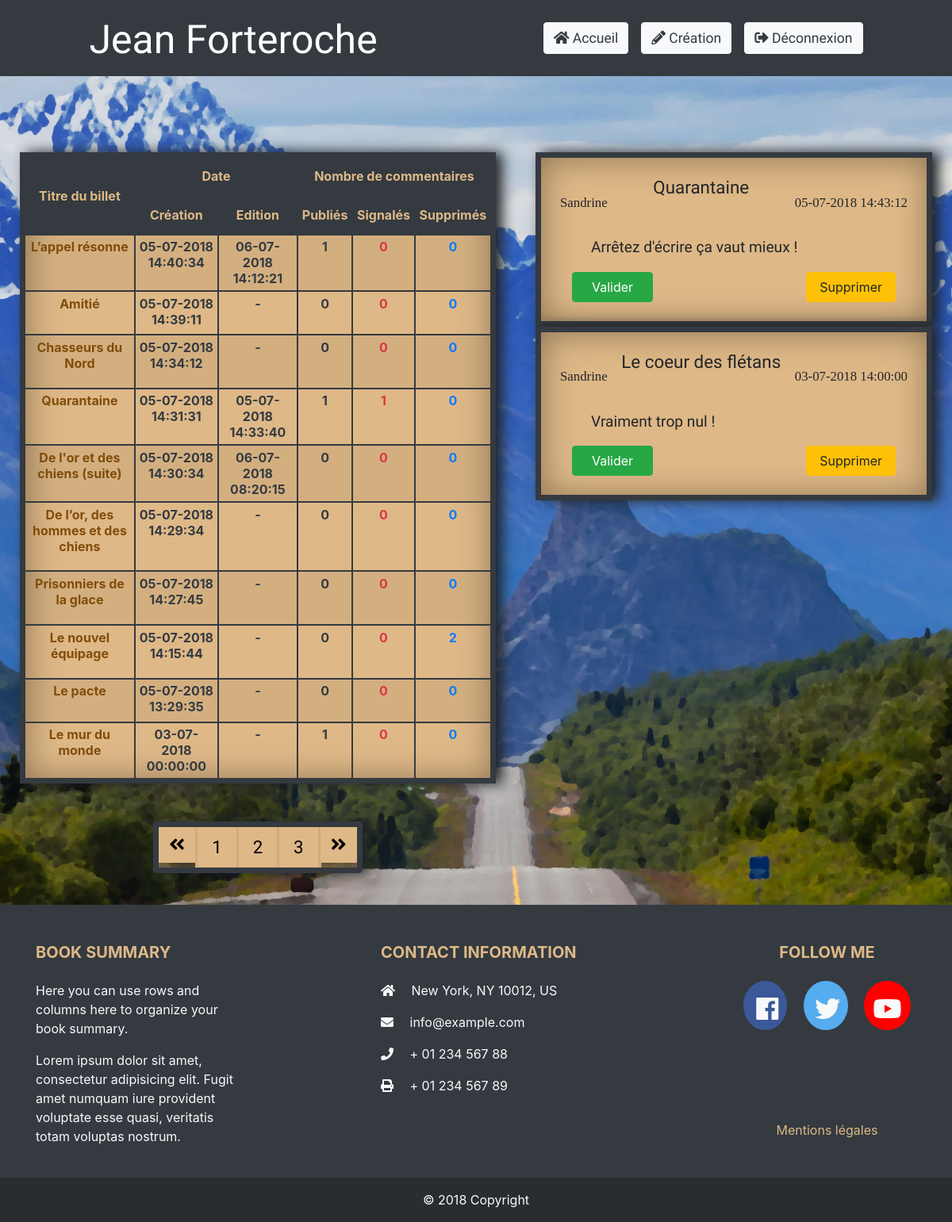
Screenshot of / (signed in) with the database file from the repository.
### tables this page shows
CREATE TABLE IF NOT EXISTS `comments` (
  `id_comment` int(11) NOT NULL AUTO_INCREMENT,
  `author` varchar(45) NOT NULL,
  `comment_content` varchar(255) NOT NULL,
  `status` tinyint(4) NOT NULL,
  `comment_date` datetime NOT NULL,
  `update_date` datetime DEFAULT NULL,
  `Posts_id_post` int(10) UNSIGNED DEFAULT NULL,
  `User_id_user` int(11) UNSIGNED DEFAULT NULL,
  PRIMARY KEY (`id_comment`),
  KEY `fk_Comments_Posts1_idx` (`Posts_id_post`),
  KEY `fk_Comments_Admin1_idx` (`User_id_user`)
);

CREATE TABLE IF NOT EXISTS `posts` (
  `id_post` int(10) UNSIGNED NOT NULL AUTO_INCREMENT,
  `title` varchar(128) NOT NULL,
  `post_content` longblob NOT NULL,
  `status` tinyint(4) NOT NULL,
  `creation_date` datetime NOT NULL,
  `update_date` datetime DEFAULT NULL,
  `User_id_user` int(11) DEFAULT NULL,
  PRIMARY KEY (`id_post`),
  KEY `fk_Posts_Admin1_idx` (`User_id_user`)
);

### app/Utils/Config.php (called while the page is built, shortened)
<?php
class Config
{
    public static function getConfig($param)
    {
        $config = parse_ini_file(__DIR__.'/../config.conf');
        return false;
    }
}

### app/Utils/PageTemplate.php (called while the page is built, shortened)
<?php
class PageTemplate
{
    public function __construct()
    {
        $this->basePath = Config::getConfig('BASE_PATH');
    }
}

### app/Models/PostsModel.php (called while the page is built, shortened)
<?php
class PostsModel
{
    private $id_post;
    private $title;
    private $creation_date;
    private $update_date;
    private $numberCommentsPublished;
    private $numberCommentsReported;
    private $numberCommentsDeleted;
    public function __construct()
    {
        $this->numberCommentsPublished = $this->getNumberCommentsPublishedByPost();
        $this->numberCommentsReported = $this->getNumberCommentsReportedByPost();
        $this->numberCommentsDeleted = $this->getNumberCommentsDeletedByPost();
    }
    public static function findAll()
    {
        $sql = '
            SELECT id_post, title, post_content, status, creation_date, update_date
            FROM posts
            ORDER BY creation_date DESC
            LIMIT 0, 10
        ';
        $pdo = Database::dbConnect();
        $pdoStatement = $pdo->query($sql);
        $results = $pdoStatement->fetchAll(PDO::FETCH_CLASS, self::class);
        return $results;
    }
    public function getNumberCommentsPublishedByPost()
    {
        $sql = '
            SELECT COUNT(*)
            FROM comments AS c
            INNER JOIN posts AS p
            ON c.Posts_id_post = p.id_post
            WHERE (c.status = 0 OR c.status = 1 OR c.status = 2) AND p.id_post = :id_post
            ORDER BY c.comment_date DESC
            ';
        $pdo = Database::dbConnect();
        $pdoStatement = $pdo->prepare($sql);
        $pdoStatement->bindValue(':id_post', $this->id_post, PDO::PARAM_INT);
        $pdoStatement->execute();
        return $pdoStatement->fetchColumn();
    }
    public function getNumberCommentsReportedByPost()
    {
        $sql = '
            SELECT COUNT(*)
            FROM comments AS c
            INNER JOIN posts AS p
            ON c.Posts_id_post = p.id_post
            WHERE c.status = 1 AND p.id_post = :id_post
            ORDER BY c.comment_date DESC
            ';
        $pdo = Database::dbConnect();
        $pdoStatement = $pdo->prepare($sql);
        $pdoStatement->bindValue(':id_post', $this->id_post, PDO::PARAM_INT);
        $pdoStatement->execute();
        return $pdoStatement->fetchColumn();
    }
    public function getNumberCommentsDeletedByPost()
    {
        $sql = '
            SELECT COUNT(*)
            FROM comments AS c
            INNER JOIN posts AS p
            ON c.Posts_id_post = p.id_post
            WHERE (c.status = 3 OR c.status = 4) AND p.id_post = :id_post
            ORDER BY c.comment_date DESC
            ';
        $pdo = Database::dbConnect();
        $pdoStatement = $pdo->prepare($sql);
        $pdoStatement->bindValue(':id_post', $this->id_post, PDO::PARAM_INT);
        $pdoStatement->execute();
        return $pdoStatement->fetchColumn();
    }
    public function getId_post()
    {
        return $this->id_post;
    }
    public function getTitle()
    {
        return $this->title;
    }
    public function getCreationDate()
    {
        return date('d-m-Y H:i:s', strtotime($this->creation_date));
    }
    public function getUpdateDate()
    {
        if (isset($this->update_date)) {
            return date('d-m-Y H:i:s', strtotime($this->update_date));
        } else {
            return '-';
        }
    }
    public function getNumberCommentsPublished()
    {
        return $this->numberCommentsPublished;
    }
    public function getNumberCommentsReported()
    {
        return $this->numberCommentsReported;
    }
    public function getNumberCommentsDeleted()
    {
        return $this->numberCommentsDeleted;
    }
}

### app/Models/CommentsModel.php (called while the page is built, shortened)
<?php
class CommentsModel
{
    private $author;
    private $comment_content;
    private $comment_date;
    private $title;
    public static function findAllByReport()
    {
        $sql = '
            SELECT c.id_comment, c.author, c.comment_content, c.status, c.comment_date, p.title
            FROM comments AS c
            INNER JOIN posts AS p
            ON c.Posts_id_post = p.id_post
            WHERE c.status = 1
            ORDER BY c.comment_date DESC
            ';
        $pdo = Database::dbConnect();
        $pdoStatement = $pdo->prepare($sql);
        $pdoStatement->execute();
        return $pdoStatement->fetchAll(PDO::FETCH_CLASS, self::class);
    }
    public function getAuthor(): string
    {
        return $this->author;
    }
    public function getCommentContent(): string
    {
        return $this->comment_content;
    }
    public function getCommentDate(): string
    {
        return date('d-m-Y H:i:s', strtotime($this->comment_date));
    }
    public function getTitle()
    {
        return $this->title;
    }
}

### app/Views/homeAdmin.php (the view, shortened to what this page needs)
<main class="dashboard row">
  <div class="container-fluid">
    <section class="dashboard-content row d-flex align-items-start justify-content-around mt-5">
      <div class="posts-list-admin-container container col-lg-6">
        <div class="posts-list-admin-row row">
          <table class="posts-list-admin table table-striped table-bordered table-hover table-sm table-responsive-sm text-center mb-5">
            <thead>
              <tr>
                <th rowspan="2">Titre du billet</th>
                <th colspan="2">Date</th>
                <th colspan="3">Nombre de commentaires</th>
              </tr>
              <tr>
                <th scope="col">Création</th>
                <th scope="col">Edition</th>
                <th scope="col">Publiés</th>
                <th scope="col">Signalés</th>
                <th scope="col">Supprimés</th>
              </tr>
            </thead>
            <tbody>
              <?php foreach ($tpl->viewVars['allPosts'] as $key => $value) :?>
              <tr>
                <th scope="row">
                  <a href="<?= $tpl->basePath; ?>/post?id= <?= $value->getId_post(); ?>" class="post-title-cell">
                    <?= $value->getTitle(); ?>
                  </a>
                </th>
                <td>
                  <?= $value->getCreationDate(); ?>
                </td>
                <td>
                  <?= $value->getUpdateDate(); ?>
                </td>
                <td>
                  <?= $value->getNumberCommentsPublished(); ?>
                </td>
                <td class="report-comment text-danger">
                  <?= $value->getNumberCommentsReported(); ?>
                </td>
                <td class="report-comment text-primary">
                  <?= $value->getNumberCommentsDeleted(); ?>
                </td>
              </tr>
              <?php endforeach; ?>
            </tbody>
          </table>
        </div>
        <?php if ($tpl->viewVars['totalPosts'] >= 10):?>
        <div class="row d-flex justify-content-center">
          <nav class="posts-list-pagination" aria-label="Page navigation example">
            <ul class="pagination">
              <li class="page-item">
                <a class="page-link prev" href="#" aria-label="Previous">
                  <span aria-hidden="true">
                    <i class="fas fa-angle-double-left"></i>
                  </span>
                </a>
              </li>
              <li class="page-item">
                <a class="page-link" href="#">1</a>
              </li>
              <li class="page-item">
                <a class="page-link" href="#">2</a>
              </li>
              <li class="page-item">
                <a class="page-link" href="#">3</a>
              </li>
              <li class="page-item">
                <a class="page-link next" href="#" aria-label="Next">
                  <span aria-hidden="true">
                    <i class="fas fa-angle-double-right"></i>
                  </span>
                </a>
              </li>
            </ul>
          </nav>
        </div>
        <?php endif; ?>
      </div>
      <div class="comments-report-list container d-flex flex-column col-lg-5">
        <?php foreach ($tpl->viewVars['allCommentsReported'] as $key => $value) :?>
        <div class="comment-report-row row ">
          <div class="comment-report container d-flex flex-column">
            <div class="comment-header row d-flex justify-content-between p-4">
              <h6 class="comment-author align-self-end">
                <?= $value->getAuthor(); ?>
              </h6>
              <h3 class="comment-post-title">
                <?= $value->getTitle(); ?>
              </h3>
              <h6 class="comment-date align-self-end">
                <?= $value->getCommentDate(); ?>
              </h6>
            </div>
            <article class="comment-content row m-0 pb-3 px-5">
              <?= $value->getCommentContent(); ?>
            </article>
            <div class="btn-group d-flex justify-content-between">
              <form action="<?= $tpl->basePath; ?>/admin/validate" method="post" class="row ml-4 mb-4">
                <button type="submit" class="validate btn btn-success btn-md px-4" name="report">
                  Valider
                </button>
              </form>
              <form action="<?= $tpl->basePath; ?>/admin/reject" method="post" class="row mr-4 mb-4">
                <button type="submit" class="delete btn btn-warning btn-md px-3" name="report">
                  Supprimer
                </button>
              </form>
            </div>
          </div>
        </div>
        <?php endforeach; ?>
      </div>
    </section>
  </div>
</main>

### rows the page displays
comments: author "Sandrine", posts.title "Quarantaine", comment_date "05-07-2018 14:43:12", comment_content "Arrêtez d'écrire ça vaut mieux !"
comments: author "Sandrine", posts.title "Le coeur des flétans", comment_date "03-07-2018 14:00:00", comment_content "Vraiment trop nul !"

### other values shown
$value->getTitle() "L’appel résonne"
$value->getCreationDate() "05-07-2018 14:40:34"
$value->getUpdateDate() "06-07-2018 14:12:21"
$value->getNumberCommentsPublished() "1"
$value->getNumberCommentsReported() "0"
$value->getNumberCommentsDeleted() "0"
$value->getTitle() "Amitié"
$value->getCreationDate() "05-07-2018 14:39:11"
$value->getUpdateDate() "-"
$value->getNumberCommentsPublished() "0"
$value->getTitle() "Chasseurs du Nord"
$value->getCreationDate() "05-07-2018 14:34:12"
$value->getTitle() "Quarantaine"
$value->getCreationDate() "05-07-2018 14:31:31"
$value->getUpdateDate() "05-07-2018 14:33:40"
